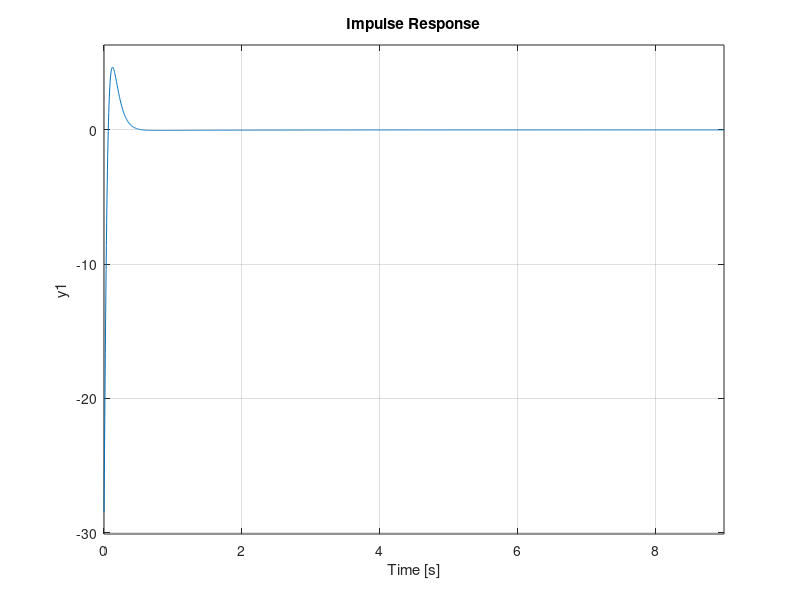

This chart was generated by the following MATLAB code:
k2 = 135000;
b2 = 1400;
m2 = 49.2;
k1 = (3000-1000)*rand + 1000;
b1 = (4000-1000)*rand + 1000;
m1 = 466.5;

a4 = (k1*k2)/(m1*m2); 
a3 = (((b1*k2)/(m1*m2))+((b2*k1)/(m1*m2)));
a2 = ((k1/m2)+(k2/m2)+((b1*b2)/(m1*m2))+(k1/m1));
a1 = ((b1/m2)+(b2/m2)+(b1/m1));
bb4 = 0;
bb3 = 0;
bb2 = -k2/m2;
bb1 = -b2/m2;

A = [0 1 0 0; 0 0 1 0; 0 0 0 1; -a4 -a3 -a2 -a1];
B = [0;0;0;1];
C = [bb4 bb3 bb2 bb1];
D = 0;

susp_ss = ss(A,B,C,D);
subplot(2,1,1);
step(susp_ss);
subplot(2,1,2);
impulse(susp_ss);


